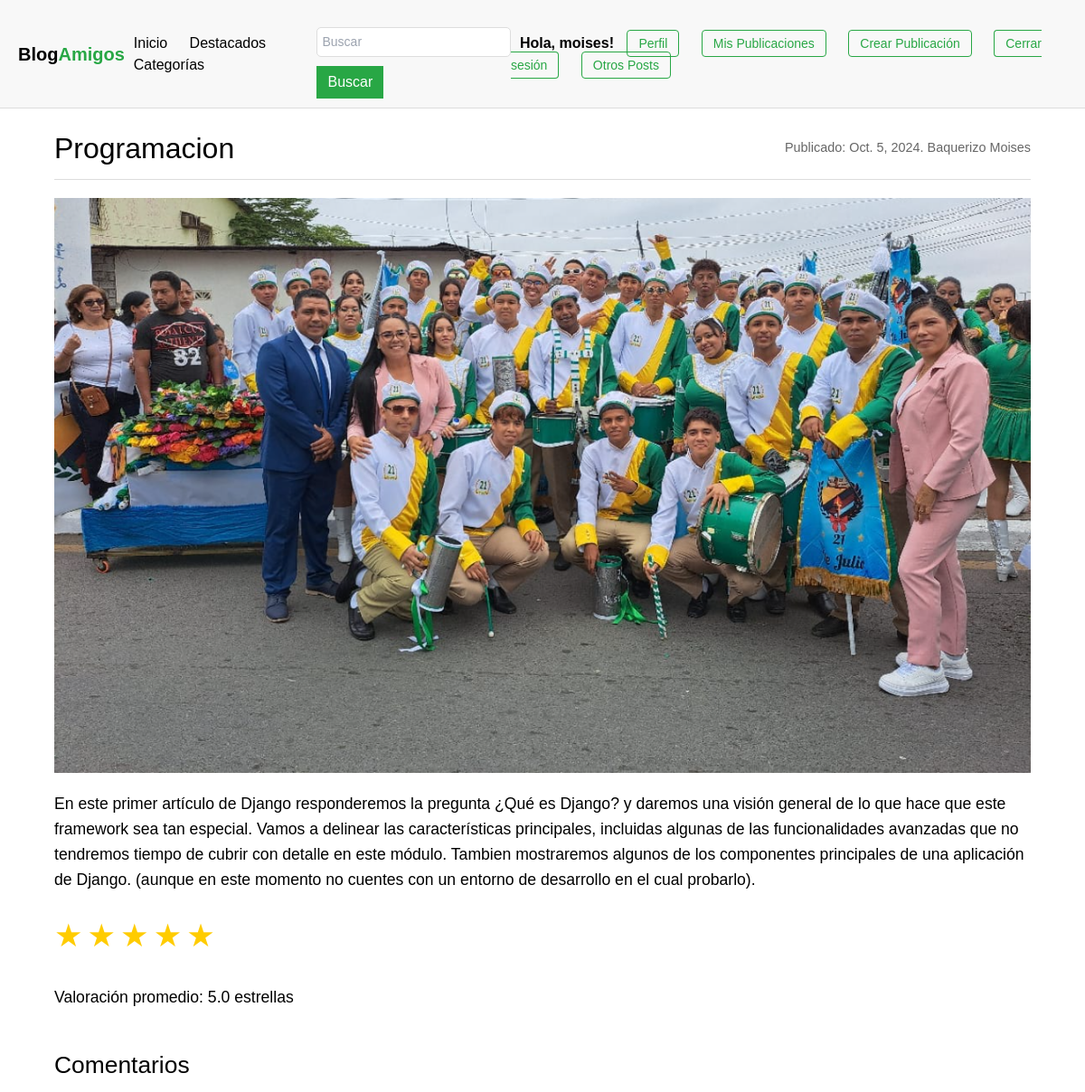
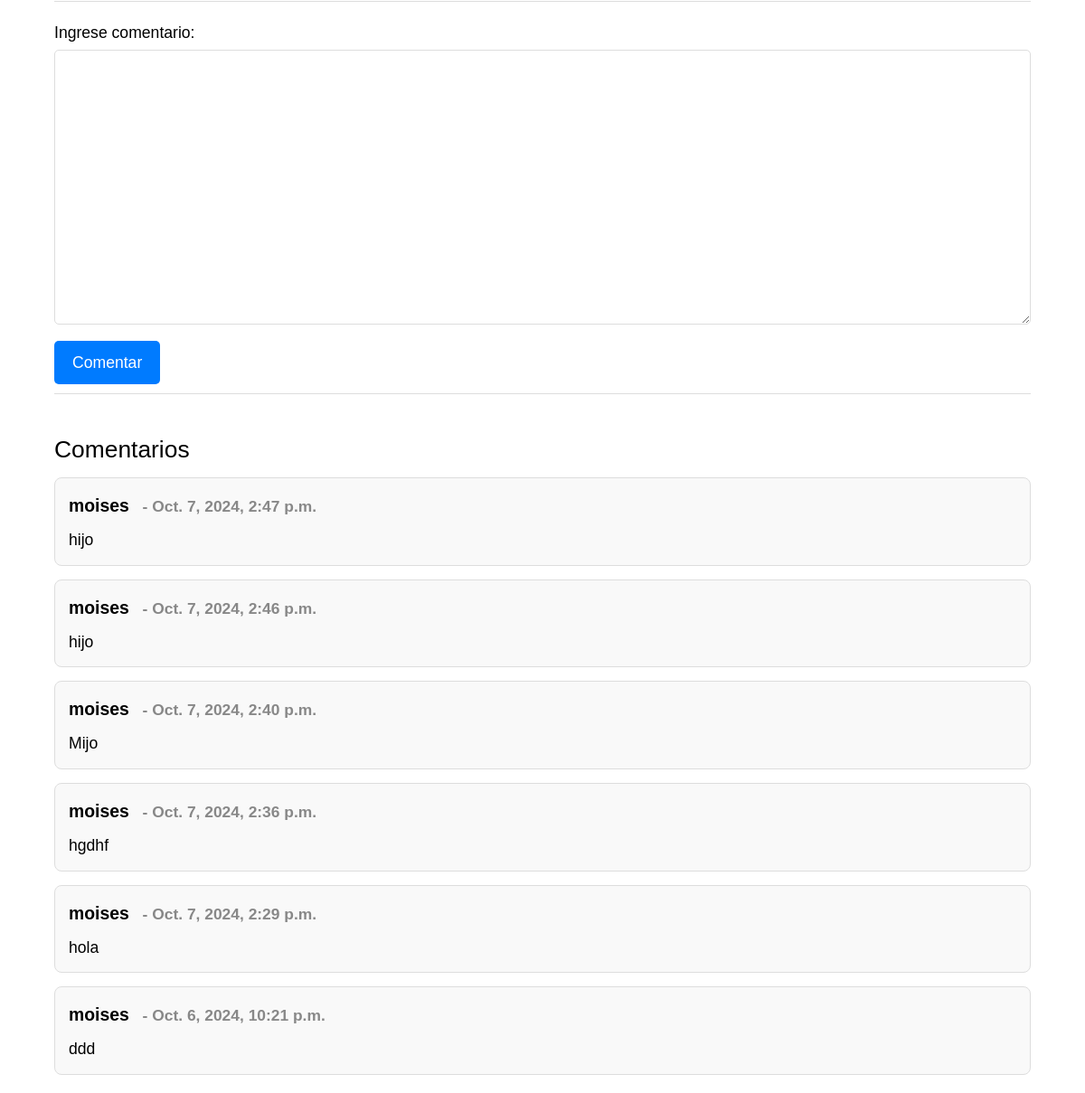
The app's page /post/Programacion1_Django/ (signed in) with its own data (2 pictures, top to bottom).
### user/models.py (models this page shows)
class User(AbstractUser):
    def __str__(self):
        return f'{self.last_name} {self.first_name}'

### blogs/models.py (models this page shows, shortened)
class Post(models.Model):
    title = models.CharField(max_length=200)
    slug = models.SlugField(unique=True)
    overview = models.TextField()
    date_created = models.DateTimeField(auto_now_add=True)
    content = models.TextField()
    author = models.ForeignKey(settings.AUTH_USER_MODEL, on_delete=models.PROTECT)
    categorias = models.ManyToManyField('Category', related_name='posts')
    featured = models.BooleanField(default=False)
    image = models.ImageField(blank=True, null=True)
    pub_date = models.DateTimeField(default=timezone.now)
    @property
    def average_rating(self):
        return self.ratings.aggregate(average=Avg('stars'))['average'] or 0
    class Meta:
        ordering = ['-date_created']

class Comment(models.Model):
    content = models.TextField(max_length=1000, help_text="Ingrese comentario")
    author = models.ForeignKey(settings.AUTH_USER_MODEL, on_delete=models.SET_NULL, null=True)
    post_date = models.DateTimeField(auto_now_add=True)
    post = models.ForeignKey(Post, on_delete=models.CASCADE, related_name='comments')
    class Meta:
        ordering = ['-post_date']

### blogs/views.py (the view, shortened to what this page needs)
# urls.py: path('post/<slug:slug>/', PostDetailWithCommentsView.as_view(), name='post'),
class PostDetailWithCommentsView(LoginRequiredMixin, DetailView, FormView):
    model = Post
    template_name = 'blogs/post_detail.html'
    form_class = PostCommentForm
    context_object_name = 'post'
    def get_context_data(self, **kwargs):
        context = super().get_context_data(**kwargs)
        context['form'] = PostCommentForm()
        return context
    def post(self, request, *args, **kwargs):
        self.object = self.get_object()
        form = PostCommentForm(request.POST)
        if form.is_valid():
            comment = form.save(commit=False)
            comment.author = self.request.user
            comment.post = self.object
            comment.save()
            return self.form_valid(form)
        else:
            return self.form_invalid(form)

### blogs/forms.py
class PostCommentForm(forms.ModelForm):
    content = forms.CharField(widget=forms.Textarea, label='Ingrese comentario')
    class Meta:
        model = Comment
        fields = ['content']

### blogs/context_processors.py (called while the page is built)
def categories_processor(request):
    categories = Category.objects.all()
    return {
        'categories': categories
    }

### blogs/templates/blogs/post_detail.html (shortened to what this page needs)
{% extends 'blogs/base.html' %}
{% block content %}
    <div class="container">
        <div class="header">
            <h1>{{ post.title }}</h1>
            <div class="date">Publicado: {{ post.pub_date.date }}. {{ post.author }}</div>
        </div>
        <hr>
        {% if post.image %}
            <div class="image-container">
                <img src="{{ post.image.url }}" alt="Imagen del post">
            </div>
        {% endif %}
        <div class="content">
            <p>{{ post.content }}</p>
            <div class="rating">
                <form method="post" action="{% url 'blogs:rate_post' post.slug %}" id="ratingForm" class="rating-form">
                    <label for="star5" title="5 stars">★</label>
                    <label for="star4" title="4 stars">★</label>
                    <label for="star3" title="3 stars">★</label>
                    <label for="star2" title="2 stars">★</label>
                    <label for="star1" title="1 star">★</label>
                </form>
            </div>
            <p class="average-rating">Valoración promedio: {{ post.average_rating|floatformat:1 }} estrellas</p>
            <div class="comment-section">
                <h3>Comentarios</h3>
                <hr>
                <form method="post" action="{% url 'blogs:post' post.slug %}#comments-section">
                    {{ form.as_p }}
                    <button type="submit">Comentar</button>
                </form>
                <hr>
                <div class="comment-section">
                    <h3>Comentarios</h3>
                    {% for comment in post.comments.all %}
                        <div class="comment">
                            <div class="author">{{ comment.author.username }}<span class="post-date"> - {{ comment.post_date }}</span></div>
                            <div class="content">{{ comment.content }}</div>
                        </div>
                    {% empty %}
                        <div class="no-comments">No hay comentarios aún.</div>
                    {% endfor %}
                </div>
            </div>
        </div>
    </div>
{% endblock %}

### blogs/templates/blogs/navbar.html (shortened to what this page needs)
{% load static %}
<!DOCTYPE html>
<html lang="es">
  <head>
    <link rel="stylesheet" href="{% static 'css/navbar.css' %}" />
    <link
      href="https://cdn.jsdelivr.net/npm/tailwindcss@2.2.19/dist/tailwind.min.css"
      rel="stylesheet"
    />
  </head>
  <body>
    <div class="navbar text-black">
      <div class="brand">Blog<span>Amigos</span></div>
      {% if user.is_authenticated %}
      <div class="nav-links">
        <a href="/">Inicio</a>
        <a href="{% url 'blogs:featured' %}">Destacados</a>
        <div class="dropdown">
          <a href="#">Categorías</a>
        </div>
      </div>
      {% endif %} {% if user.is_authenticated %}
      <form class="search-bar" action="{% url 'blogs:search' %}">
        <input name="search" type="text" placeholder="Buscar" />
        <input type="submit" value="Buscar" />
      </form>
      {% endif %}
      <div class="auth-buttons">
        {% if user.is_authenticated %}
        <span class="user-greeting text-black">Hola, {{ user.username }}!</span>
        <a href="{% url 'users:user_profile' %}">Perfil</a>
        <a href="{% url 'users:user_posts' %}">Mis Publicaciones</a>
        <a href="{% url 'users:create_post' %}">Crear Publicación</a>
        <a href="{% url 'users:logout' %}">Cerrar sesión</a>
        {% if user.is_superuser %}
        <a href="{% url 'blogs:other_posts' %}" class="hover:text-yellow-300"
          >Otros Posts</a
        >
        {% endif %} {% else %}
        <a href="{% url 'users:registration' %}">Registrarse</a>
        <a href="{% url 'users:login' %}">Iniciar sesión</a>
        {% endif %}
      </div>
    </div>
  </body>
</html>

### static/css/navbar.css (style rules this page uses)
body { font-family: Arial, sans-serif; }
.navbar { display: flex; justify-content: space-between; align-items: center; background-color: #f8f8f8; padding: 10px 20px; border-bottom: 1px solid #ddd; }
.navbar a { text-decoration: none; color: black; font-size: 16px; margin: 0 10px; }
.navbar .brand { font-size: 20px; font-weight: bold; }
.navbar .brand span { color: #28a745; }
.navbar input[type="text"] { padding: 5px; font-size: 14px; }
.navbar input[type="submit"] { padding: 6px 12px; background-color: #28a745; color: white; border: none; cursor: pointer; }
.dropdown { position: relative; display: inline-block; }
.auth-buttons a { padding: 6px 12px; border: 1px solid #28a745; color: #28a745; border-radius: 4px; margin-left: 10px; text-decoration: none; font-size: 14px; transition: background-color 0.3s, color 0.3s; }
.user-greeting { margin-left: 10px; font-weight: bold; }

### blogs/templates/blogs/post_detail.html (style rules this page uses)
body { font-family: Arial, sans-serif; margin: 0; padding: 0; }
.container { width: 90%; max-width: 1200px; margin: 20px auto; }
.header { display: flex; justify-content: space-between; align-items: center; }
.header h1 { font-size: 2em; margin: 0; }
.header .date { font-size: 0.9em; color: #666; }
hr { margin: 10px 0; border: none; border-top: 1px solid #ddd; }
.image-container { text-align: center; margin: 20px 0; }
.image-container img { max-width: 100%; height: auto; }
.content { font-size: 1.1em; line-height: 1.6; }
.rating-form { display: flex; align-items: center; margin-bottom: 20px; }
.rating-form label { font-size: 2em; color: #ddd; cursor: pointer; margin-right: 5px; }
.rating-form input:checked ~ label { color: #ffcc00; }
.comment-section { margin-top: 40px; }
.comment-section h3 { font-size: 1.5em; margin-bottom: 10px; }
.comment { border: 1px solid #ddd; border-radius: 8px; padding: 15px; margin-bottom: 15px; background-color: #f9f9f9; }
.comment .author { font-weight: bold; font-size: 1.1em; }
.comment .post-date { font-size: 0.9em; color: #888; margin-left: 10px; }
.comment .content { margin-top: 10px; font-size: 1em; line-height: 1.4; }
form { margin-top: 20px; }
label { font-size: 1em; margin-bottom: 5px; display: block; }
input[type="text"], textarea { width: 100%; padding: 10px; border: 1px solid #ddd; border-radius: 5px; font-size: 1em; margin-bottom: 10px; }
button { padding: 10px 20px; background-color: #007BFF; color: white; border: none; border-radius: 5px; cursor: pointer; font-size: 1em; }

### records on screen
User: username "moises"
Post: title "Programacion", pub_date "Oct. 5, 2024", author "Baquerizo Moises", image (picture), content "En este primer artículo de Django responderemos la pregunta ¿Qué es Django? y daremos una visión general de lo que hace que este framework sea tan especial. Vamos a delinear las características principales, incluidas algunas de las funcionalidades avanzadas que no tendremos tiempo de cubrir con detalle en este módulo. Tambien mostraremos algunos de los componentes principales de una aplicación de Django. (aunque en este momento no cuentes con un entorno de desarrollo en el cual probarlo).", average_rating "5.0"
Comment: author.username "moises", post_date "Oct. 7, 2024, 2:47 p.m.", content "hijo"
Comment: author.username "moises", post_date "Oct. 7, 2024, 2:46 p.m.", content "hijo"
Comment: author.username "moises", post_date "Oct. 7, 2024, 2:40 p.m.", content "Mijo"
Comment: author.username "moises", post_date "Oct. 7, 2024, 2:36 p.m.", content "hgdhf"
Comment: author.username "moises", post_date "Oct. 7, 2024, 2:29 p.m.", content "hola"
Comment: author.username "moises", post_date "Oct. 6, 2024, 10:21 p.m.", content "ddd"
